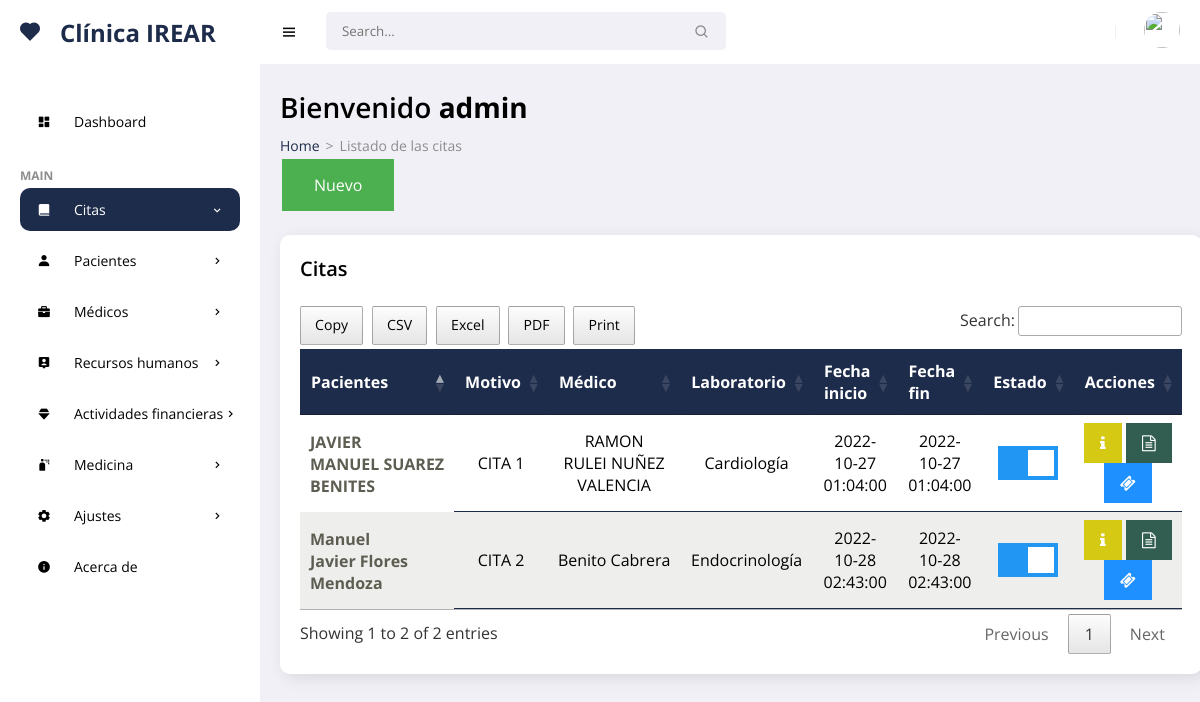
The page /frontend/citas/mostrar.php (signed in) on the database as committed earlier.
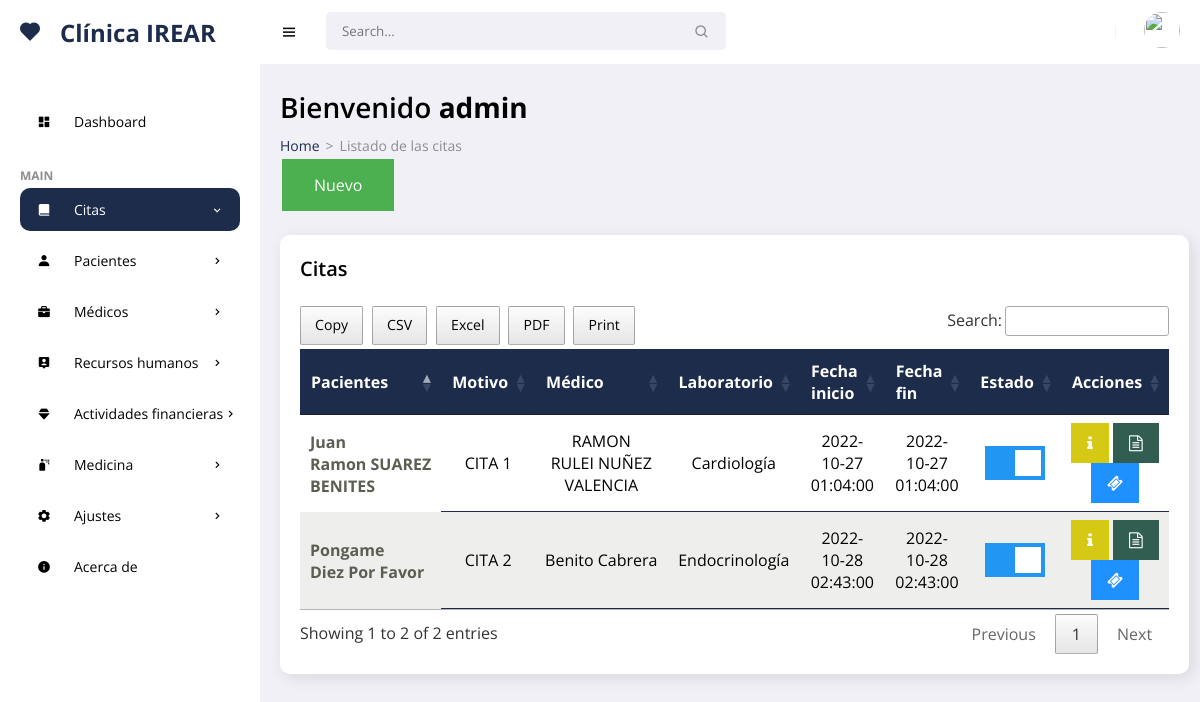
The same page on the database as committed later.
### tables this page shows
CREATE TABLE `events` (
  `id` int(11) NOT NULL,
  `title` varchar(255) NOT NULL,
  `idpa` int(11) NOT NULL,
  `idodc` int(11) NOT NULL,
  `idlab` int(11) NOT NULL,
  `color` char(14) DEFAULT NULL,
  `start` datetime NOT NULL,
  `end` datetime DEFAULT NULL,
  `state` char(1) NOT NULL,
  `monto` decimal(10,2) NOT NULL,
  `chec` char(1) NOT NULL,
  `fere` timestamp NOT NULL DEFAULT current_timestamp() ON UPDATE current_timestamp()
);

CREATE TABLE `patients` (
  `idpa` int(11) NOT NULL,
  `numhs` char(8) NOT NULL,
  `nompa` varchar(30) NOT NULL,
  `apepa` varchar(30) NOT NULL,
  `direc` varchar(150) NOT NULL,
  `sex` varchar(15) NOT NULL,
  `grup` varchar(15) NOT NULL,
  `phon` char(13) NOT NULL,
  `cump` date NOT NULL,
  `corr` varchar(35) NOT NULL,
  `username` varchar(25) NOT NULL,
  `password` varchar(255) NOT NULL,
  `rol` char(1) NOT NULL,
  `state` char(1) NOT NULL,
  `fere` timestamp NOT NULL DEFAULT current_timestamp() ON UPDATE current_timestamp()
);

CREATE TABLE `doctor` (
  `idodc` int(11) NOT NULL,
  `ceddoc` varchar(15) NOT NULL,
  `nodoc` varchar(35) NOT NULL,
  `apdoc` varchar(35) NOT NULL,
  `nomesp` varchar(100) NOT NULL,
  `direcd` varchar(150) NOT NULL,
  `sexd` varchar(15) NOT NULL,
  `phd` char(13) NOT NULL,
  `nacd` date NOT NULL,
  `corr` varchar(30) NOT NULL,
  `username` varchar(25) NOT NULL,
  `password` varchar(255) NOT NULL,
  `rol` char(1) NOT NULL,
  `state` char(1) NOT NULL,
  `fere` timestamp NOT NULL DEFAULT current_timestamp() ON UPDATE current_timestamp()
);

CREATE TABLE `laboratory` (
  `idlab` int(11) NOT NULL,
  `nomlab` varchar(150) NOT NULL,
  `state` char(1) NOT NULL,
  `fere` timestamp NOT NULL DEFAULT current_timestamp() ON UPDATE current_timestamp()
);

### frontend/citas/mostrar.php (the view, shortened to what the changed rows need)
<!DOCTYPE html>
<html lang="es">
<head>
    <link href='https://unpkg.com/boxicons@2.0.9/css/boxicons.min.css' rel='stylesheet'>
    <link rel="stylesheet" href="../../backend/css/admin.css">
    <link rel="stylesheet" type="text/css" href="../../backend/css/datatable.css">
    <link rel="stylesheet" type="text/css" href="../../backend/css/buttonsdataTables.css">
    <link rel="stylesheet" type="text/css" href="../../backend/css/font.css">
</head>
<body>
    <section id="content">
        <main>
            <h1 class="title">Bienvenido <?php echo '<strong>'.$_SESSION['username'].'</strong>'; ?></h1>
          <div class="data">
                <div class="content-data">
                   <div class="table-responsive" style="overflow-x:auto;">
                       <?php
require '../../backend/bd/Conexion.php';
$sentencia = $connect->prepare("SELECT events.id, events.title, patients.idpa, patients.numhs,patients.nompa, patients.apepa, doctor.idodc, doctor.ceddoc, doctor.nodoc, doctor.apdoc, laboratory.idlab, laboratory.nomlab, events.start, events.end, events.color, events.state,events.chec,events.monto FROM events INNER JOIN patients ON events.idpa = patients.idpa INNER JOIN doctor ON events.idodc = doctor.idodc INNER JOIN laboratory ON events.idlab = laboratory.idlab ORDER BY id DESC;");
 $sentencia->execute();
$data =  array();
if($sentencia){
  while($r = $sentencia->fetchObject()){
    $data[] = $r;
  }
}
     ?>
     <?php if(count($data)>0):?>
         <table id="example" class="responsive-table">
            <thead>
                <tr>
                    <th scope="col">Pacientes</th>
                    <th scope="col">Motivo</th>
                    <th scope="col">Médico</th>
                    <th scope="col">Laboratorio</th>
                    <th scope="col">Fecha inicio</th>
                    <th scope="col">Fecha fin</th>
                    <th scope="col">Estado</th>
                    <th scope="col">Acciones</th>
                </tr>
            </thead>
            <tbody>
                <?php foreach($data as $d):?>
                    <tr>
                        <th scope="row"><?php echo $d->nompa ?>&nbsp;<?php echo $d->apepa ?></th>
                        <td data-title="Cita"><?php echo $d->title ?></td>
                        <td data-title="Médico"><?php echo $d->nodoc ?>&nbsp;<?php echo $d->apdoc ?></td>
                        <td data-title="Laboratorio"><?php echo $d->nomlab ?></td>
                        <td data-title="Fecha inicio"><?php echo $d->start ?></td>
                        <td data-title="Fecha fin"><?php echo $d->end ?></td>
                        <td data-title="Estado">
                        <label class="switch">
                          <span class="slider"></span>
                        </label>
                        </td>
                        <td>
                <a title="Información" href="../citas/info.php?id=<?php echo $d->id ?>" class="fa fa-info"></a>
                <?php
                                if ($d->chec == '0') {
              echo '<a title="Pago"  href="../citas/money.php?id='.$d->idpa.'" class="fa fa-money"></a>';
                                }else {
                echo '<a title="Boleta"  href="../citas/documento.php?id='.$d->id.'" class="fa fa-file-text-o"></a>';
                echo '<a title="Ticket"  href="../citas/ticket.php?id='.$d->id.'" class="fa fa-ticket"></a>';
                                }
                             ?>
                        </td>
                    </tr>
                    <?php endforeach; ?>
            </tbody>
         </table>
    <?php endif; ?>
                    </div>
                </div>
            </div>
        </main>
    </section>
</body>
</html>

Rows that differ between the two databases and show on the page:
changed through a linked row, events "CITA 2": idpa.nompa "Manuel Javier" → "Pongame Diez"; idpa.apepa "Flores Mendoza" → "Por Favor"
changed through a linked row, events "CITA 1": idpa.nompa "JAVIER MANUEL" → "Juan Ramon"
